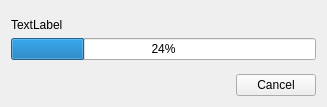
<?xml version="1.0" encoding="UTF-8"?>
<ui version="4.0">
 <class>updaterWindow</class>
 <widget class="QWidget" name="updaterWindow">
  <property name="geometry">
   <rect>
    <x>0</x>
    <y>0</y>
    <width>327</width>
    <height>107</height>
   </rect>
  </property>
  <property name="windowTitle">
   <string>Pulse Deck TS3 Updater</string>
  </property>
  <layout class="QVBoxLayout" name="verticalLayout">
   <item>
    <spacer name="verticalSpacer_2">
     <property name="orientation">
      <enum>Qt::Vertical</enum>
     </property>
     <property name="sizeHint" stdset="0">
      <size>
       <width>20</width>
       <height>40</height>
      </size>
     </property>
    </spacer>
   </item>
   <item>
    <widget class="QLabel" name="statusLabel">
     <property name="sizePolicy">
      <sizepolicy hsizetype="Preferred" vsizetype="Minimum">
       <horstretch>0</horstretch>
       <verstretch>0</verstretch>
      </sizepolicy>
     </property>
     <property name="text">
      <string>TextLabel</string>
     </property>
    </widget>
   </item>
   <item>
    <widget class="QProgressBar" name="progressBar">
     <property name="value">
      <number>24</number>
     </property>
    </widget>
   </item>
   <item>
    <spacer name="verticalSpacer">
     <property name="orientation">
      <enum>Qt::Vertical</enum>
     </property>
     <property name="sizeHint" stdset="0">
      <size>
       <width>20</width>
       <height>40</height>
      </size>
     </property>
    </spacer>
   </item>
   <item>
    <widget class="QDialogButtonBox" name="buttonBox">
     <property name="standardButtons">
      <set>QDialogButtonBox::Cancel</set>
     </property>
    </widget>
   </item>
  </layout>
 </widget>
 <resources/>
 <connections/>
</ui>
